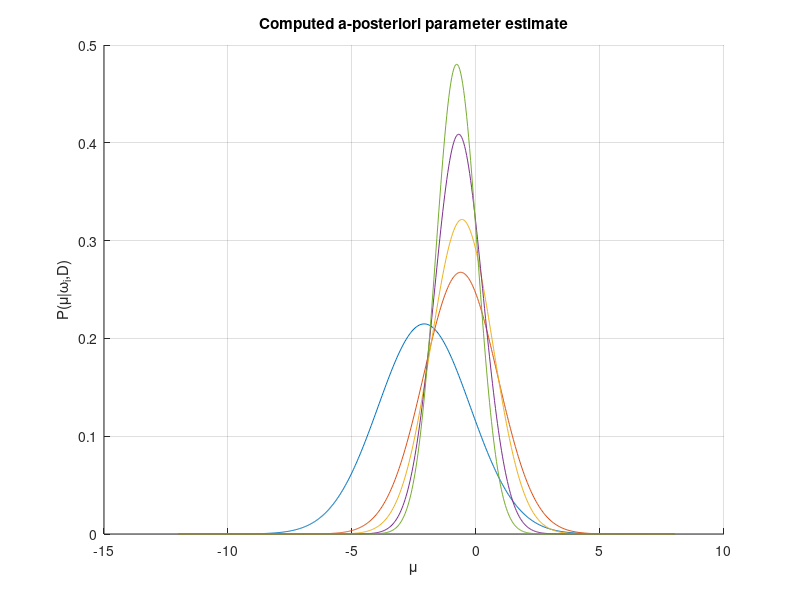
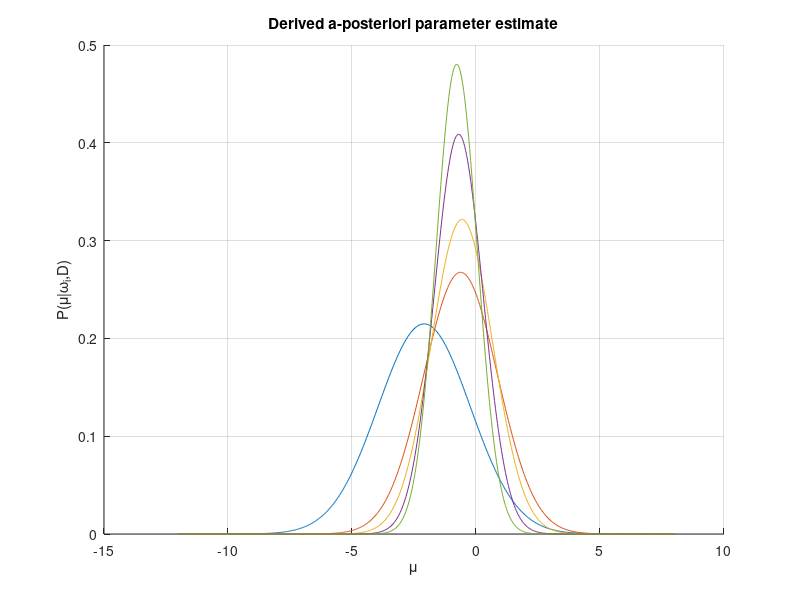
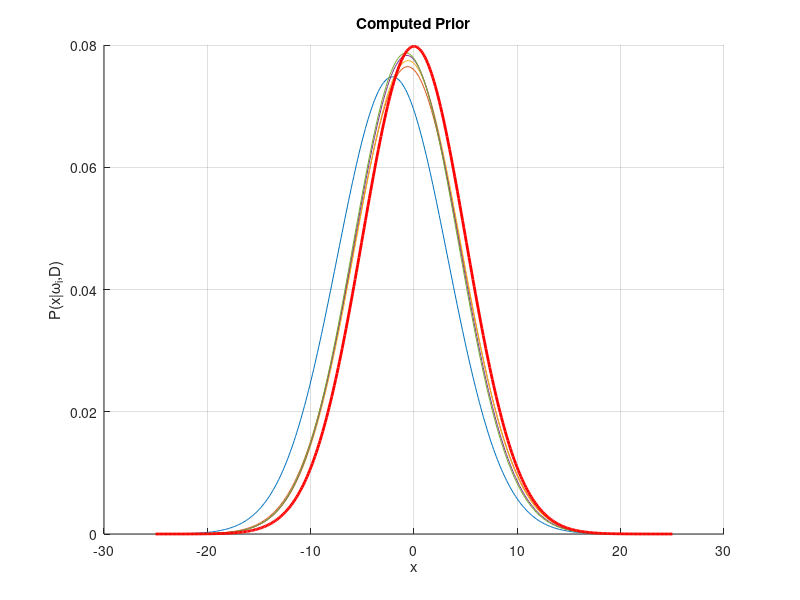
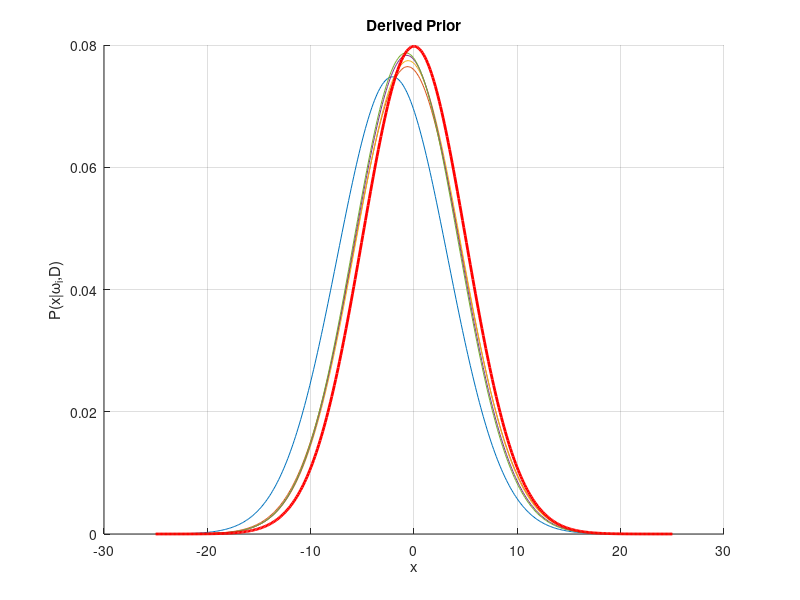

The MATLAB source for these figures, in order:
function bayesianTest2(truth_mu, truth_sigma, mu_mu, mu_sigma)
    if nargin == 0
        % defines our true p(x)
        truth_mu = 0;
        truth_sigma = 5;
        
        x_sigma = 5;
        
        % starting with mean estimated with error
        % define prior p(mu) = N(mu_mu, mu_sigma)
        mu_mu = -2;
        mu_sigma = 2;
    end

    % generate N random normally distributed samples
    N = 30;
    D = truth_mu + truth_sigma*randn(N,1);

    % compute some reasonable ranges to approximate x and mu over
    x_min = -5*truth_sigma + truth_mu;
    x_max = 5*truth_sigma + truth_mu;

    u_min = -5*mu_sigma + mu_mu;
    u_max = 5*mu_sigma + mu_mu;
    
    ZU = 500;
    ZX = 400;
    u = linspace(u_min, u_max, ZU);
    x = linspace(x_min, x_max, ZX);
    
    close all
    
    % compute p(x|D) iteratively (at each step)
    % initial estimate of mu is p(mu|D0) = p(mu)
    for n = 1:N
        %% Direct calculation of integral
        
        % Compute p(x,mu|D) = p(x|mu)*p(mu|D) = f(x,mu)
            % Compute p(x|mu) = f(x,mu) directly
            p_x_mu = zeros(ZX,ZU);
            for idx = 1:ZU
                p_x_mu(:,idx) = normpdf(x, u(idx), x_sigma);
            end
            
            % Compute p(mu|D) = p(D,mu)/p(D)
                % Compute p(D,mu) = p(D|mu)*p(mu)
                    % Compute p(D|mu)
                    p_D_mu = zeros(1,ZU);
                    for idx = 1:ZU
                        p_D_mu(idx) = prod(normpdf(D(1:n), u(idx), x_sigma));
                    end
                    
                    % Floating point errors may cause this to happen, this is where direct computation falls appart
                    if all(p_D_mu==0)
                        keyboard
                    end

                    % Compute p(mu)
                    p_mu = normpdf(u, mu_mu, mu_sigma);

                    % Put it together for p(D,mu)
                    p_Dmu = p_D_mu .* p_mu;

                % Compute p(D) = integral(p(D,mu), mu)
                p_D = trapz(u, p_Dmu);

                % Put it together for p(mu|D)
                p_mu_D = p_Dmu / p_D;

                % Shouldn't need to normalize for this to be true
                %assert(abs(trapz(u, p_mu_D)-1)<1e-10)
        
            % Put it together for p(x,mu|D)
            p_xmu_D = zeros(ZX,ZU);
            for idx = 1:ZX
                p_xmu_D(idx,:) = p_x_mu(idx,:) .* p_mu_D;
            end
            
        % Compute p(x|D) = integral(p(x,mu|D), mu)
        p_x_D = trapz(u, p_xmu_D, 2);

        %% Use the derived mu and sigma values
        % current estimated density function
        % p(mu|D) ~ N(mu_n, sigma_n)
        % Compute mean and standard deviation
        sample_mu = mean(D(1:n));

        mu_n = (n*mu_sigma^2)/(n*mu_sigma^2+x_sigma^2) * sample_mu + ...
                x_sigma^2 / (n*mu_sigma^2 + x_sigma^2) * mu_mu;
        sigma_n = sqrt(mu_sigma^2 * x_sigma^2 / (n*mu_sigma^2 + x_sigma^2));

        % Compute p(mu|D) directly
        p_mu_D_2 = normpdf(u, mu_n, sigma_n);
        
        % Compute p(x|D) directly
        p_x_D_2 = normpdf(x, mu_n, sqrt(sigma_n^2 + x_sigma^2));
        
        if n==1 || n==5 || n==10 || n==20 || n==N
            % Plot a posteriori for mean
            figure(1); hold on;
            plot(u, p_mu_D);
            figure(2); hold on;
            plot(u, p_mu_D_2);
            
            % Plot expected priors
            figure(3); hold on;
            plot(x, p_x_D);
            figure(4); hold on;
            plot(x, p_x_D_2);
        end
    end
    figure(1);
    grid on;
    title('Computed a-posteriori parameter estimate');
    xlabel('\mu');
    ylabel('P(\mu|\omega_i,D)');
    figure(2);
    grid on;
    title('Derived a-posteriori parameter estimate');
    xlabel('\mu');
    ylabel('P(\mu|\omega_i,D)');
    
    figure(3);
    grid on;
    title('Computed Prior');
    xlabel('x');
    ylabel('P(x|\omega_i,D)');
    % plot truth
    plot(x, normpdf(x, truth_mu, truth_sigma), '-r', 'LineWidth', 2);
    
    figure(4);
    grid on;
    title('Derived Prior');
    xlabel('x');
    ylabel('P(x|\omega_i,D)');
    % plot truth
    plot(x, normpdf(x, truth_mu, truth_sigma), '-r', 'LineWidth', 2);
end

function m = comp_mean(x, px)
    m = trapz(x,x.*px);
end

function y = normpdf(x, mu, sigma)
    y = 1/(sqrt(2*pi)*sigma) * exp(-1/2 * ((x-mu)/(sigma)).^2);
end